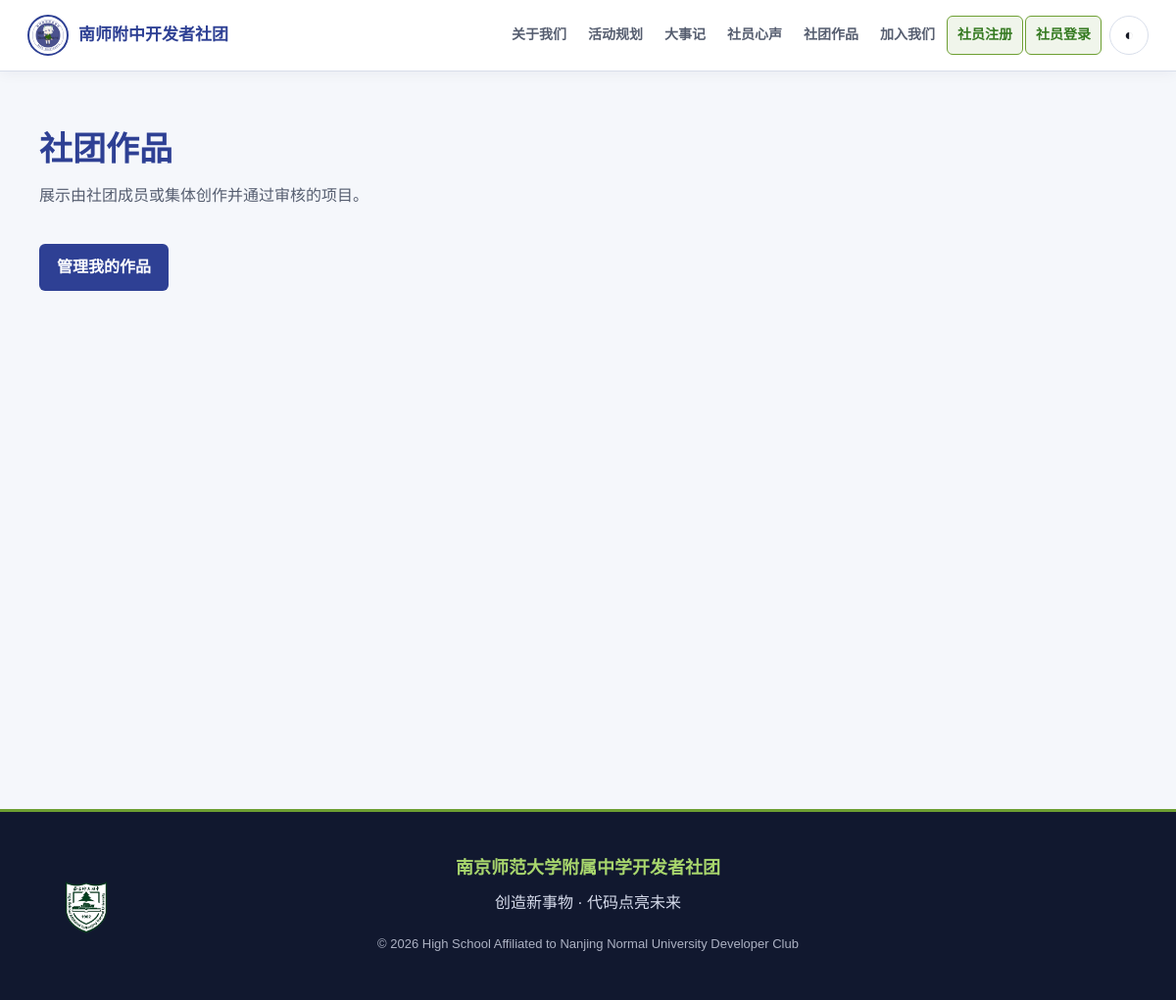
Before: /products/ with the older database file.
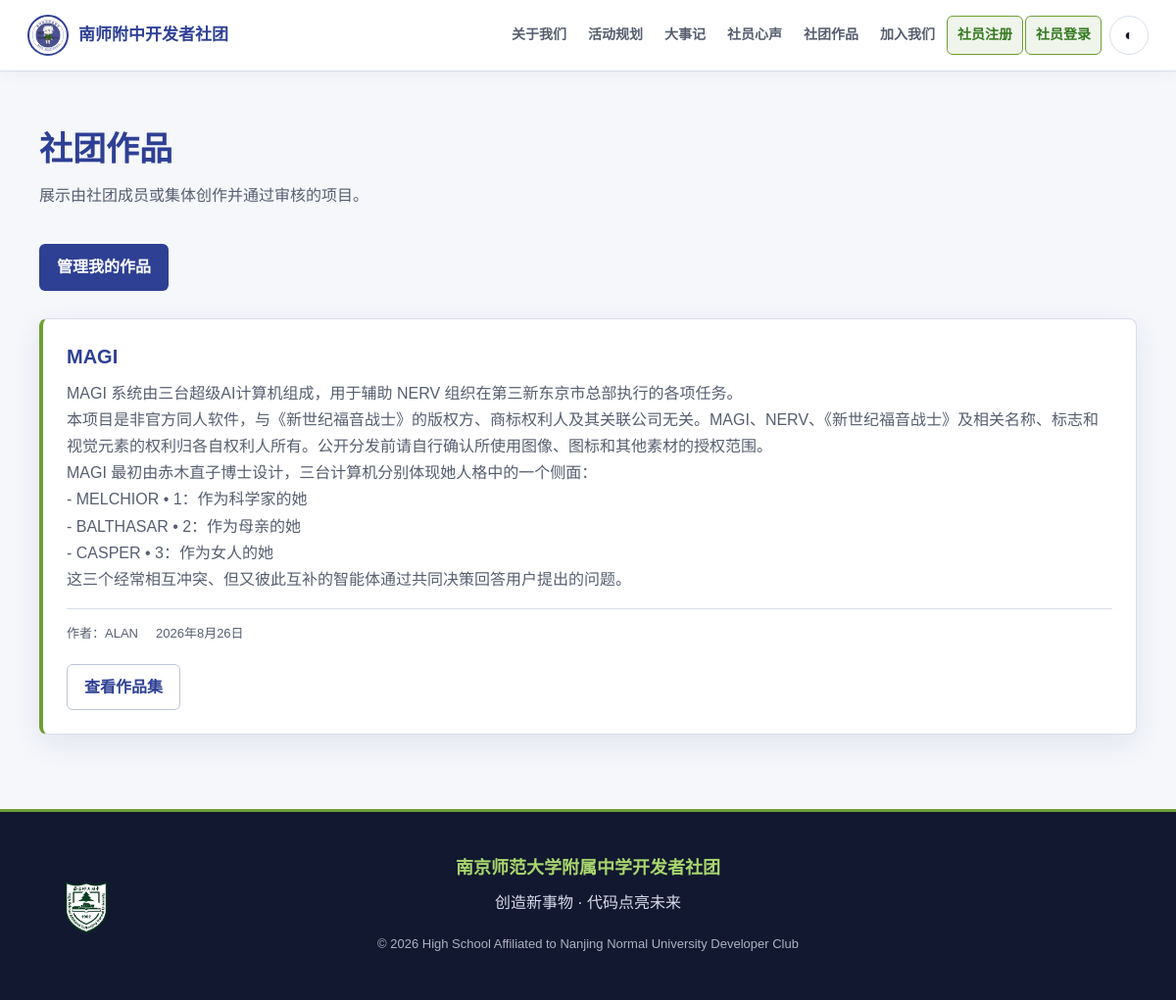
After: the same page with the newer database file.
### products/models.py (models this page shows, shortened)
class Series(models.Model):
    name = models.CharField(
        max_length=100,
        unique=True,
        error_messages={
          'unique': '该名称已经存在，请重新输入！',  # 自定义重复提示语
      })
    bango = models.CharField(max_length=20,
                             validators=[english_and_symbols_validator],
                             blank=True,
                             null=True,
                             error_messages={
          'unique': '该代号已经存在，请重新输入！',  # 自定义重复提示语
      })
    owner = models.ForeignKey(User,
                              on_delete=models.SET_NULL,
                              null=True,
                              blank=True,)
    intro = models.TextField()
    author = author = models.CharField(max_length=100)
    date_added = models.DateField(auto_now_add=True)
    is_approved = models.BooleanField('已审核', default=False)
    class Meta:
        verbose_name_plural = 'series'
        constraints = [
            models.UniqueConstraint(
                fields=['bango'],
                condition=models.Q(bango__isnull=False) & ~models.Q(bango=''),
                name='unique_nonempty_series_bango',
            ),
            models.CheckConstraint(
                condition=(
                    models.Q(is_approved=False)
                    | (
                        models.Q(is_approved=True, bango__isnull=False)
                        & ~models.Q(bango='')
                    )
                ),
                name='series_approval_requires_bango',
            ),
        ]

### products/views.py (the view)
# urls.py: path('', views.all_products, name='all_products'),
def all_products(request):
    series = (
        Series.objects.filter(is_approved=True)
        .exclude(bango__isnull=True)
        .exclude(bango='')
        .order_by('date_added')
    )
    context = {'series': series}
    return render(request, 'products/products.html', context)

### products/templates/products/products.html (shortened to what this page needs)
{% extends 'website_index/base.html' %}
{% block content %}
  <div class="page-shell">
    <header class="page-header">
      <h1>社团作品</h1>
      <p>展示由社团成员或集体创作并通过审核的项目。</p>
    </header>
    <div class="page-actions">
      <a class="button" href="{% url 'products:my_works' %}">管理我的作品</a>
    </div>
    <div class="product-grid stack-list">
      {% for single_series in series %}
        <article class="product-card reveal">
          <h2>{{ single_series.name }}</h2>
          {{ single_series.intro|linebreaks }}
          <div class="metadata">
            <span>作者：{{ single_series.author }}</span>
            <span>{{ single_series.date_added }}</span>
          </div>
          <div class="card-actions">
            <a class="button button-secondary" href="{% url 'products:single_series' single_series.bango %}">查看作品集</a>
          </div>
        </article>
      {% empty %}
        <div class="empty-state"><p>暂无作品</p></div>
      {% endfor %}
    </div>
  </div>
{% endblock content %}

### website_index/templates/website_index/base.html (shortened to what this page needs)
{% load static %}
<!DOCTYPE html>
<html lang="zh-CN" data-theme="light">
<head>
  <link rel="stylesheet" href="{% static 'website_index/css/site.css' %}">
</head>
<body>
  <header class="site-header" data-site-header>
    <div class="header-inner">
      <a class="brand" href="{% url 'website_index:index' %}">
        <img src="{% static 'website_index/images/club-logo.png' %}" alt="开发者社团社徽">
        <span>南师附中开发者社团</span>
      </a>
      <nav class="site-nav" aria-label="主导航">
        <ul class="nav-links" data-nav-links>
          <li><a class="nav-link" href="{% url 'website_index:intro_list' %}">关于我们</a></li>
          <li><a class="nav-link" href="{% url 'website_index:activities' %}">活动规划</a></li>
          <li><a class="nav-link" href="{% url 'website_index:history' %}">大事记</a></li>
          <li><a class="nav-link" href="{% url 'comments:comment_list' %}">社员心声</a></li>
          <li><a class="nav-link" href="{% url 'products:all_products' %}">社团作品</a></li>
          <li><a class="nav-link" href="{% url 'website_index:join_us' %}">加入我们</a></li>
          {% if user.is_authenticated %}
            <li><a class="nav-link" href="{% url 'products:my_works' %}">我的作品</a></li>
            {% if user.is_staff %}
              <li><a class="nav-link nav-admin" href="{% url 'admin:index' %}">管理网站</a></li>
            {% endif %}
            <li>
              <form class="inline-form" action="{% url 'users:logout' %}" method="post">
                {% csrf_token %}
                <button class="nav-button nav-auth nav-auth-logout" type="submit">退出登录</button>
              </form>
            </li>
          {% else %}
            <li>
              <a
                class="nav-link nav-auth nav-auth-account{% if request.resolver_match.url_name == 'register' %} is-current{% endif %}"
                href="{% url 'users:register' %}"
              >社员注册</a>
            </li>
            <li>
              <a
                class="nav-link nav-auth nav-auth-account{% if request.resolver_match.url_name == 'login' %} is-current{% endif %}"
                href="{% url 'users:login' %}"
              >社员登录</a>
            </li>
          {% endif %}
        </ul>
        <button class="theme-toggle" type="button" data-theme-toggle aria-label="切换为深色主题">◐</button>
      </nav>
    </div>
  </header>
  <main class="site-main">
    {% block content %}{% endblock content %}
  </main>
  <footer class="site-footer">
    <div class="footer-inner">
      <a href="https://www.nsfz.net">
        <img
          class="school-logo"
          src="{% static 'website_index/images/school_logo.png' %}"
          alt="南京师范大学附属中学校徽"
        >
      </a>
      <div class="footer-copy">
        <strong>南京师范大学附属中学开发者社团</strong>
        <p>创造新事物 · 代码点亮未来</p>
        <p class="footer-copyright">© 2026 High School Affiliated to Nanjing Normal University Developer Club</p>
      </div>
    </div>
  </footer>
</body>
</html>

Changed rows visible on the page:
now on this page (row edited): Series: name "MAGI", intro "MAGI 系统由三台超级AI计算机组成，用于辅助 NERV 组织在第三新东京市总部执行的各项任务。 本项目是非官方同人软件，与《新世纪福音战士》的版权方、商标权利人及其关联公司无关。MAGI、NERV、《新世纪福音战士》及相关名称、标志和视觉元素的权利归各自权利人所有。公开分发前请自行确认所使用图像、图标和其他素材的授权范围。 MAGI 最初由赤木直子博士设计，三台计算机分别体现她人格中的一个侧面： - MELCHIOR • 1：作为科学家的她 - BALTHASAR • 2：作为母亲的她 - CASPER • 3：作为女人的她 这三个经常相互冲突、但又彼此互补的智能体通过共同决策回答用户提出的问题。", author "ALAN", date_added "2026年8月26日"
